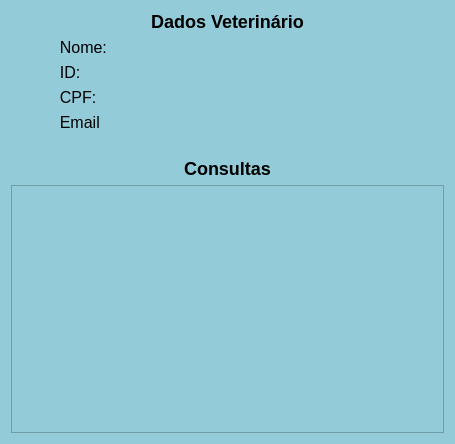
<?xml version="1.0" encoding="UTF-8"?>
<ui version="4.0">
 <class>Form</class>
 <widget class="QWidget" name="Form">
  <property name="geometry">
   <rect>
    <x>0</x>
    <y>0</y>
    <width>455</width>
    <height>444</height>
   </rect>
  </property>
  <property name="windowTitle">
   <string>Null</string>
  </property>
  <property name="styleSheet">
   <string notr="true">background-color: #93cbd9;</string>
  </property>
  <layout class="QVBoxLayout" name="verticalLayout">
   <item>
    <widget class="QLabel" name="label_2">
     <property name="styleSheet">
      <string notr="true">    font-family: &quot;Arial&quot;, sans-serif;
    font-size: 18px;
	font-weight: bold;</string>
     </property>
     <property name="text">
      <string>Dados Veterinário</string>
     </property>
     <property name="alignment">
      <set>Qt::AlignCenter</set>
     </property>
    </widget>
   </item>
   <item>
    <layout class="QFormLayout" name="formLayout">
     <item row="0" column="0">
      <widget class="QLabel" name="formNome">
       <property name="styleSheet">
        <string notr="true">    font-family: &quot;Arial&quot;, sans-serif;
    font-size: 16px;</string>
       </property>
       <property name="text">
        <string>           Nome:</string>
       </property>
      </widget>
     </item>
     <item row="0" column="1">
      <widget class="QLabel" name="labelNome">
       <property name="styleSheet">
        <string notr="true">    font-family: &quot;Arial&quot;, sans-serif;
    font-size: 16px;</string>
       </property>
       <property name="text">
        <string/>
       </property>
       <property name="scaledContents">
        <bool>false</bool>
       </property>
       <property name="wordWrap">
        <bool>false</bool>
       </property>
      </widget>
     </item>
     <item row="1" column="0">
      <widget class="QLabel" name="formID">
       <property name="styleSheet">
        <string notr="true">    font-family: &quot;Arial&quot;, sans-serif;
    font-size: 16px;</string>
       </property>
       <property name="text">
        <string>           ID:</string>
       </property>
      </widget>
     </item>
     <item row="1" column="1">
      <widget class="QLabel" name="labelID">
       <property name="styleSheet">
        <string notr="true">    font-family: &quot;Arial&quot;, sans-serif;
    font-size: 16px;</string>
       </property>
       <property name="text">
        <string/>
       </property>
      </widget>
     </item>
     <item row="2" column="0">
      <widget class="QLabel" name="formCPF">
       <property name="styleSheet">
        <string notr="true">    font-family: &quot;Arial&quot;, sans-serif;
    font-size: 16px;</string>
       </property>
       <property name="text">
        <string>           CPF:</string>
       </property>
      </widget>
     </item>
     <item row="2" column="1">
      <widget class="QLabel" name="labelCPF">
       <property name="styleSheet">
        <string notr="true">    font-family: &quot;Arial&quot;, sans-serif;
    font-size: 16px;</string>
       </property>
       <property name="text">
        <string/>
       </property>
      </widget>
     </item>
     <item row="3" column="0">
      <widget class="QLabel" name="formEmail">
       <property name="styleSheet">
        <string notr="true">    font-family: &quot;Arial&quot;, sans-serif;
    font-size: 16px;</string>
       </property>
       <property name="text">
        <string>           Email</string>
       </property>
      </widget>
     </item>
     <item row="3" column="1">
      <widget class="QLabel" name="labelEmail">
       <property name="styleSheet">
        <string notr="true">    font-family: &quot;Arial&quot;, sans-serif;
    font-size: 16px;</string>
       </property>
       <property name="text">
        <string/>
       </property>
      </widget>
     </item>
    </layout>
   </item>
   <item>
    <spacer name="horizontalSpacer">
     <property name="orientation">
      <enum>Qt::Horizontal</enum>
     </property>
     <property name="sizeHint" stdset="0">
      <size>
       <width>434</width>
       <height>20</height>
      </size>
     </property>
    </spacer>
   </item>
   <item>
    <widget class="QLabel" name="label_3">
     <property name="styleSheet">
      <string notr="true">    font-family: &quot;Arial&quot;, sans-serif;
    font-size: 18px;
	font-weight: bold;</string>
     </property>
     <property name="text">
      <string>Consultas</string>
     </property>
     <property name="alignment">
      <set>Qt::AlignCenter</set>
     </property>
    </widget>
   </item>
   <item>
    <widget class="QTableWidget" name="table">
     <property name="styleSheet">
      <string notr="true">QHeaderView::section {
    background-color: white;
    color: black; 
    padding: 4px;
    font-size: 14px; 
    font-weight: bold;
    border: 1px solid #007f8f;
}</string>
     </property>
    </widget>
   </item>
  </layout>
 </widget>
 <resources/>
 <connections/>
</ui>
